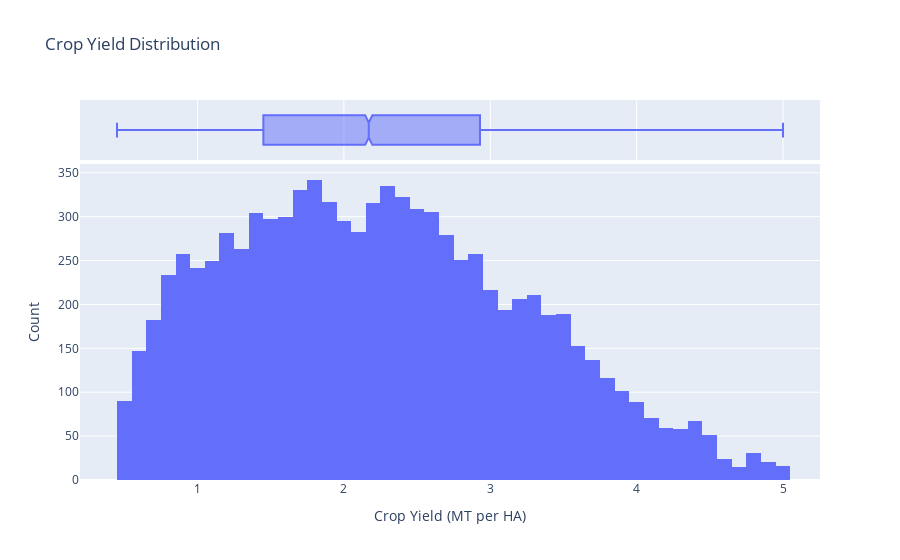

Here is the notebook cell this chart was saved with:
### Code cell
fig = px.histogram(df, x="Crop_Yield_MT_per_HA", marginal="box",title="Crop Yield Distribution") #please note this will not be visible on github, please fork the repo and run locally to see the graph.
fig.update_layout(xaxis_title="Crop Yield (MT per HA)", yaxis_title="Count")
fig.show()

### Figure 1 — Plotly figure (JSON) as saved in the notebook; plotly's stock layout.template omitted (floating-point values rounded to 4 significant figures; data arrays with more than 128 entries replaced by an {"elided": "..."} marker saying what was removed)
{"data": [{"alignmentgroup": "True", "bingroup": "x", "hovertemplate": "Crop_Yield_MT_per_HA=%{x}<br>count=%{y}<extra></extra>", "legendgroup": "", "marker": {"color": "#636efa", "pattern": {"shape": ""}}, "name": "", "offsetgroup": "", "orientation": "v", "showlegend": false, "type": "histogram", "x": {"elided": "9000 float values"}, "xaxis": "x", "yaxis": "y"}, {"alignmentgroup": "True", "hovertemplate": "Crop_Yield_MT_per_HA=%{x}<extra></extra>", "legendgroup": "", "marker": {"color": "#636efa"}, "name": "", "notched": true, "offsetgroup": "", "showlegend": false, "type": "box", "x": {"elided": "9000 float values"}, "xaxis": "x2", "yaxis": "y2"}], "layout": {"barmode": "relative", "legend": {"tracegroupgap": 0}, "title": {"text": "Crop Yield Distribution"}, "xaxis": {"anchor": "y", "domain": [0, 1], "title": {"text": "Crop Yield (MT per HA)"}}, "xaxis2": {"anchor": "y2", "domain": [0, 1], "matches": "x", "showgrid": true, "showticklabels": false}, "yaxis": {"anchor": "x", "domain": [0, 0.8316], "title": {"text": "Count"}}, "yaxis2": {"anchor": "x2", "domain": [0.8416, 1], "matches": "y2", "showgrid": false, "showline": false, "showticklabels": false, "ticks": ""}}}
